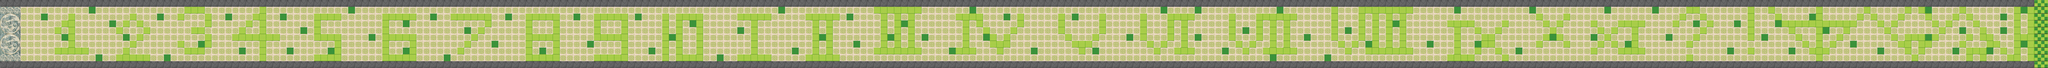

A level layout from a 2D game, rendered from its tile map. Below: a short description, then the map file with tile-grid data replaced by summaries:
An orthogonal 300x10 tile map with 70x70 px tiles, 3 tile layers (ground, barrier, meta), 2 tilesets and 1 object (PlayerPoint).

<map version="1.0" orientation="orthogonal" renderorder="right-down" width="300" height="10" tilewidth="70" tileheight="70" nextobjectid="2">
 <tileset firstgid="1" name="map" tilewidth="70" tileheight="70">
  <image source="map.png" width="210" height="350" />
 </tileset>
 <tileset firstgid="16" name="meta_tiles" tilewidth="70" tileheight="70">
  <image source="meta_tiles.jpg" width="210" height="70" />
  <tile id="0">
   <properties>
    <property name="win" value="true" />
   </properties>
  </tile>
  <tile id="1">
   <properties>
    <property name="food" value="true" />
   </properties>
  </tile>
  <tile id="2">
   <properties>
    <property name="Collidable" value="true" />
   </properties>
  </tile>
 </tileset>
 <layer name="ground" width="300" height="10">
  <data>[3000 cells, 3000 non-empty, 13 distinct tile ids]</data>
 </layer>
 <objectgroup name="objects">
  <object id="1" name="PlayerPoint" x="64" y="350" width="76" height="71" />
 </objectgroup>
 <layer name="barrier" width="300" height="10">
  <data>[3000 cells, 607 non-empty, 2 distinct tile ids]</data>
 </layer>
 <layer name="meta" width="300" height="10">
  <data>[3000 cells, 627 non-empty, 3 distinct tile ids]</data>
 </layer>
</map>
